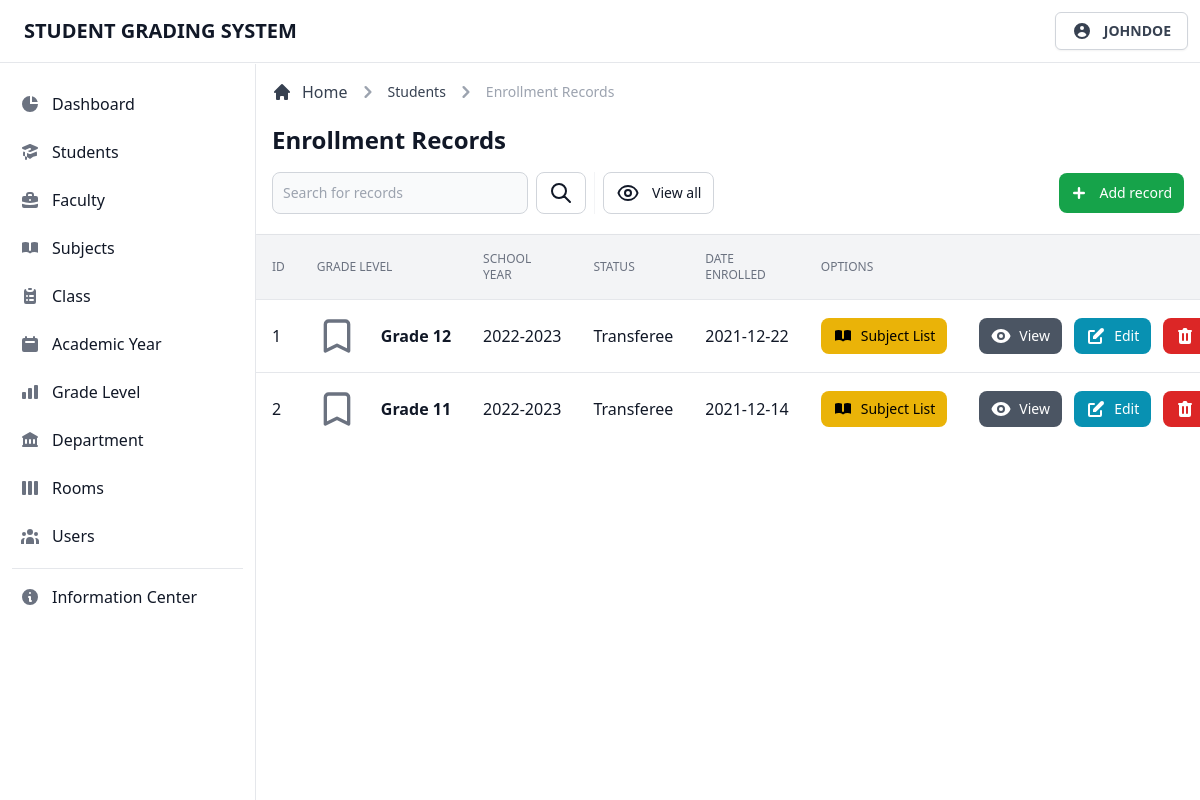
The page /admin/view/records.php?studentnumber=1234125 (signed in) on the database its author committed.
### tables this page shows
CREATE TABLE `tblschoolyear` (
  `sy_id` int(11) NOT NULL,
  `sy_ay` varchar(255) NOT NULL,
  `sy_level` varchar(255) NOT NULL,
  `class_id` int(11) NOT NULL,
  `student_number` int(11) NOT NULL,
  `sy_category` varchar(255) NOT NULL,
  `sy_enrolldate` date NOT NULL,
  `sy_status` varchar(255) NOT NULL
);

### admin/page/records/records.classes.php (called while the page is built, shortened)
<?php
class DisplayRecordsContr extends DisplayRecords
{
  private $studentnumber;
  public function __construct($studentnumber)
  {
    $this->studentnumber = $studentnumber;
  }
  public function fetchData()
  {
    $result = $this->getRecords($this->studentnumber);
    return $result;
  }
}
class DisplayRecords extends Dbh
{
  protected function getRecords($studentnumber)
  {
    $stmt = $this->connect()->prepare('SELECT * FROM tblschoolyear WHERE student_number = ?;');
    $result = 0;
    if (!$stmt->execute([$studentnumber])) {
      $stmt = null;
      exit;
    }
    while ($row = $stmt->fetchAll(PDO::FETCH_ASSOC)) {
      $result = $row;
    }
    return $result;
  }
}

### admin/database/database.classes.php (called while the page is built)
<?php
class Dbh
{
  private $hostname = 'localhost';
  private $username = 'root';
  private $password = '';
  private $dbname = 'dbgradingsystem';
  public function connect()
  {
    try {
      $dbh = new PDO('mysql:host=' . $this->hostname . ';dbname=' . $this->dbname, $this->username, $this->password);
      return $dbh;
    } catch (PDOException $e) {
      print "Error!: " . $e->getMessage() . "<br>";
      die();
    }
  }
}

### admin/page/records/records-table.php (the view, shortened to what this page needs)
<div class="flex flex-col min-w-full overflow-hidden overflow-x-auto align-middle shadow">
  <table class="min-w-full divide-y divide-gray-200 table-fixed">
    <thead class="bg-gray-100">
      <tr>
        <th scope="col" class="th">
          ID
        </th>
        <th scope="col" class="th">
          Grade Level
        </th>
        <th scope="col" class="th">
          School Year
        </th>
        <th scope="col" class="th">
          Status
        </th>
        <th scope="col" class="th">
          Date Enrolled
        </th>
        <th scope="col" class="th">
          Options
        </th>
        <th scope="col" class="th">
        </th>
      </tr>
    </thead>
    <tbody class="bg-white divide-y divide-gray-200">
      <?php foreach ($result as $data) : ?>
        <tr class="hover:bg-gray-100 group">
          <td class="td">
            <div class="flex items-center">
              <?= $i += 1; ?>
            </div>
          </td>
          <td class="td-title">
            <svg xmlns="http://www.w3.org/2000/svg" class="w-10 h-10 text-gray-500 group-hover:text-gray-900" fill="none" viewBox="0 0 24 24" fill="none" viewBox="0 0 24 24" stroke="currentColor">
              <path stroke-linecap="round" stroke-linejoin="round" stroke-width="2" d="M5 5a2 2 0 012-2h10a2 2 0 012 2v16l-7-3.5L5 21V5z" />
            </svg>
            <div class="text-sm font-normal text-gray-500">
              <div class="text-base font-semibold text-gray-900 capitalize">
                <?= $data['sy_level']; ?>
              </div>
            </div>
          </td>
          <td class="td">
            <div class="flex items-center">
              <?= $data['sy_ay']; ?>
            </div>
          </td>
          <td class="td">
            <div class="flex items-center">
              <?= $data['sy_status']; ?>
            </div>
          </td>
          <td class="td">
            <div class="flex items-center">
              <?= $data['sy_enrolldate']; ?>
            </div>
          </td>
          <td class="p-4 space-x-2 whitespace-nowrap">
            <a href="subject-list.php?studentnumber=<?= $studentnumber; ?>&course=<?= $data['sy_level']; ?>" class="btn-yellow">
              Subject List
            </a>
          </td>
          <td class="p-4 space-x-2 text-right whitespace-nowrap">
            <button type="button" data-view-button data-date="<?= $data['sy_enrolldate']; ?>" data-sem="<?= $data['sy_sem']; ?>" data-status="<?= $data['sy_status']; ?>" data-level="<?= $data['sy_level']; ?>" data-year="<?= $data['sy_ay']; ?>" class="btn-gray">
              View
            </button>
            <button type="button" data-edit-button data-id="<?= $data['sy_id']; ?>" data-sem="<?= $data['sy_sem']; ?>" data-status="<?= $data['sy_status']; ?>" data-level="<?= $data['sy_level']; ?>" data-year="<?= $data['sy_ay']; ?>" class="btn-cyan">
              Edit
            </button>
            <button type="button" data-id="<?= $data['sy_id']; ?>" data-delete-button class="btn-red">
            </button>
          </td>
        </tr>
      <?php endforeach; ?>
    </tbody>
  </table>
</div>

### rows shown on the page
tblschoolyear: i "1", sy_level "Grade 12", sy_ay "2022-2023", sy_status "Transferee", sy_enrolldate "2021-12-22"
tblschoolyear: i "2", sy_level "Grade 11", sy_ay "2022-2023", sy_status "Transferee", sy_enrolldate "2021-12-14"

### other values the page prints
$user "JOHNDOE"
$breadcrumb1 "Students"
$breadcrumb2 "Enrollment Records"
$page "Enrollment Records"
$btn "record"
